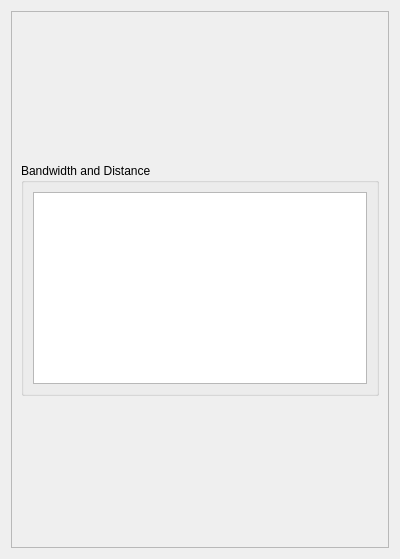
<?xml version="1.0" encoding="UTF-8"?>
<ui version="4.0">
 <class>GwmPropertyGWCorrelationsTab</class>
 <widget class="QWidget" name="GwmPropertyGWCorrelationsTab">
  <property name="geometry">
   <rect>
    <x>0</x>
    <y>0</y>
    <width>400</width>
    <height>559</height>
   </rect>
  </property>
  <property name="windowTitle">
   <string>Form</string>
  </property>
  <layout class="QVBoxLayout" name="verticalLayout">
   <item>
    <widget class="QScrollArea" name="scrollArea">
     <property name="widgetResizable">
      <bool>true</bool>
     </property>
     <widget class="QWidget" name="scrollAreaWidgetContents_2">
      <property name="geometry">
       <rect>
        <x>0</x>
        <y>0</y>
        <width>376</width>
        <height>535</height>
       </rect>
      </property>
      <layout class="QVBoxLayout" name="verticalLayout_2">
       <item>
        <widget class="QGroupBox" name="groupBox">
         <property name="sizePolicy">
          <sizepolicy hsizetype="Preferred" vsizetype="Fixed">
           <horstretch>0</horstretch>
           <verstretch>0</verstretch>
          </sizepolicy>
         </property>
         <property name="title">
          <string>Bandwidth and Distance</string>
         </property>
         <layout class="QVBoxLayout" name="verticalLayout_3">
          <item>
           <widget class="QTreeView" name="trvBandwidthDistance">
            <property name="sizePolicy">
             <sizepolicy hsizetype="Expanding" vsizetype="Fixed">
              <horstretch>0</horstretch>
              <verstretch>0</verstretch>
             </sizepolicy>
            </property>
            <property name="minimumSize">
             <size>
              <width>0</width>
              <height>128</height>
             </size>
            </property>
           </widget>
          </item>
         </layout>
        </widget>
       </item>
      </layout>
     </widget>
    </widget>
   </item>
  </layout>
 </widget>
 <resources/>
 <connections/>
</ui>
